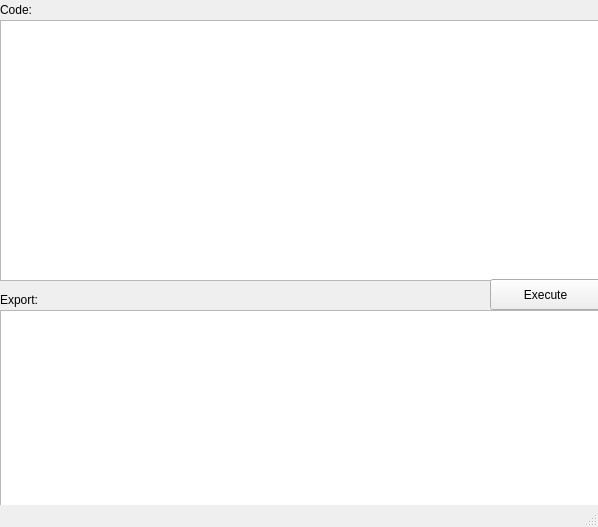
<?xml version="1.0" encoding="UTF-8"?>
<ui version="4.0">
 <class>PythonCodeEditor</class>
 <widget class="QMainWindow" name="PythonCodeEditor">
  <property name="geometry">
   <rect>
    <x>0</x>
    <y>0</y>
    <width>598</width>
    <height>527</height>
   </rect>
  </property>
  <property name="windowTitle">
   <string>PythonCodeEditor</string>
  </property>
  <widget class="QWidget" name="centralwidget">
   <widget class="QPlainTextEdit" name="editor">
    <property name="geometry">
     <rect>
      <x>0</x>
      <y>20</y>
      <width>601</width>
      <height>261</height>
     </rect>
    </property>
   </widget>
   <widget class="QLabel" name="label">
    <property name="geometry">
     <rect>
      <x>0</x>
      <y>0</y>
      <width>91</width>
      <height>20</height>
     </rect>
    </property>
    <property name="text">
     <string>Code:</string>
    </property>
   </widget>
   <widget class="QLabel" name="label_2">
    <property name="geometry">
     <rect>
      <x>0</x>
      <y>290</y>
      <width>91</width>
      <height>20</height>
     </rect>
    </property>
    <property name="text">
     <string>Export:</string>
    </property>
   </widget>
   <widget class="QPlainTextEdit" name="plainTextEdit_2">
    <property name="geometry">
     <rect>
      <x>0</x>
      <y>310</y>
      <width>601</width>
      <height>201</height>
     </rect>
    </property>
   </widget>
   <widget class="QPushButton" name="pushButton">
    <property name="geometry">
     <rect>
      <x>490</x>
      <y>279</y>
      <width>111</width>
      <height>31</height>
     </rect>
    </property>
    <property name="text">
     <string>Execute</string>
    </property>
   </widget>
  </widget>
  <widget class="QStatusBar" name="statusbar"/>
 </widget>
 <resources/>
 <connections/>
</ui>
